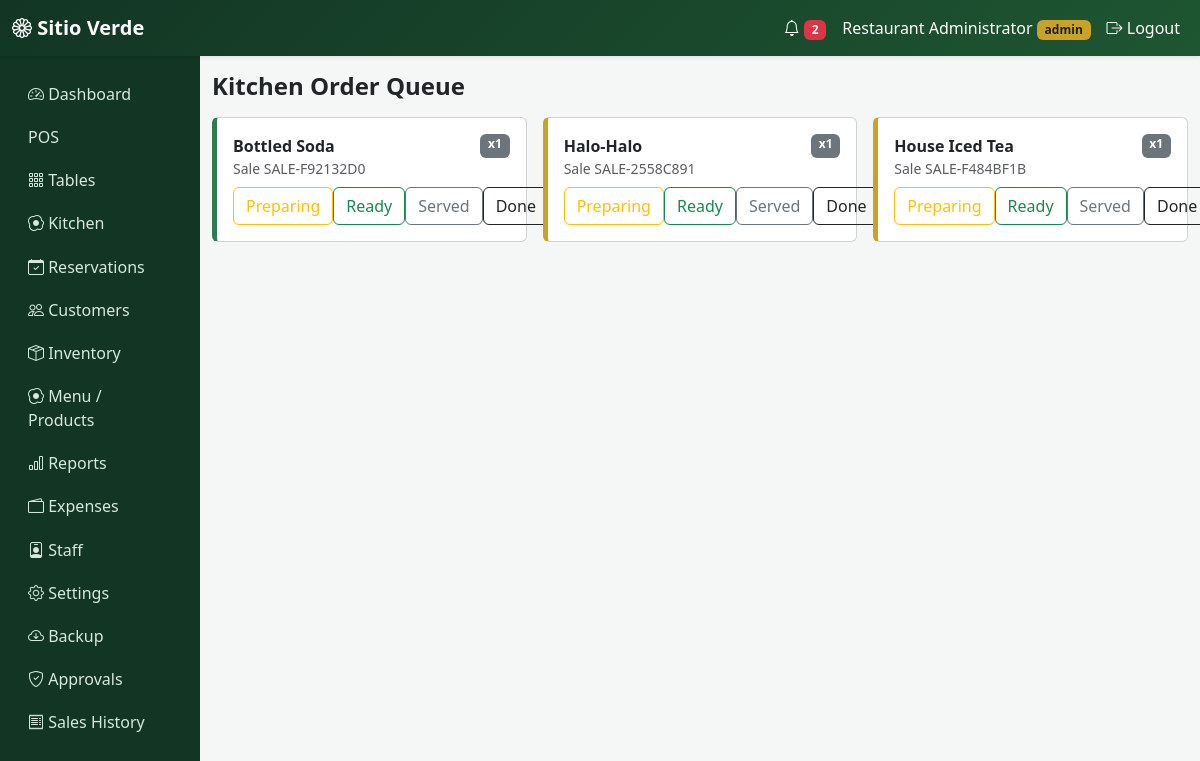
Screenshot of /kitchen/ (signed in) with the database file from the repository.
### app/models.py (models this page shows, shortened)
class User(db.Model, UserMixin):
    id = db.Column(db.Integer, primary_key=True)
    username = db.Column(db.String(64), unique=True, nullable=False)
    password_hash = db.Column(db.String(256), nullable=False)
    role = db.Column(db.String(20), default="staff", nullable=False)  # admin | staff
    name = db.Column(db.String(120))
    active = db.Column(db.Boolean, default=True)
    created_at = db.Column(db.DateTime, default=datetime.utcnow)
    def is_admin(self):
        return self.role == "admin"

class SaleItem(db.Model):
    id = db.Column(db.Integer, primary_key=True)
    sale_id = db.Column(db.Integer, db.ForeignKey("sale.id"))
    product_id = db.Column(db.Integer, db.ForeignKey("product.id"))
    product_name = db.Column(db.String(120))
    quantity = db.Column(db.Integer, default=1)
    price = db.Column(db.Float)
    line_total = db.Column(db.Float, default=0)
    is_senior_pwd = db.Column(db.Boolean, default=False)  # per-line discount flag
    is_buffet = db.Column(db.Boolean, default=False)
    buffet_adult = db.Column(db.Integer, default=0)
    buffet_senior = db.Column(db.Integer, default=0)
    buffet_pwd = db.Column(db.Integer, default=0)
    buffet_kids = db.Column(db.Integer, default=0)
    buffet_free = db.Column(db.Integer, default=0)
    kitchen_status = db.Column(db.String(20), default="preparing")

class Sale(db.Model):
    id = db.Column(db.Integer, primary_key=True)
    sale_number = db.Column(db.String(20), unique=True, nullable=False)
    customer_id = db.Column(db.Integer, db.ForeignKey("customer.id"))
    customer_name = db.Column(db.String(120))
    is_walkin = db.Column(db.Boolean, default=False)
    queue_number = db.Column(db.String(10))
    table_id = db.Column(db.Integer, db.ForeignKey("restaurant_table.id"))
    reservation_id = db.Column(db.Integer, db.ForeignKey("reservation.id"))
    subtotal = db.Column(db.Float, default=0)
    discount = db.Column(db.Float, default=0)
    discount_type = db.Column(db.String(30), default="none")
    vat = db.Column(db.Float, default=0)
    total = db.Column(db.Float, default=0)
    amount_tendered = db.Column(db.Float, default=0)
    change = db.Column(db.Float, default=0)
    status = db.Column(db.String(20), default="completed")
    void_reason = db.Column(db.String(255))
    voided_by_id = db.Column(db.Integer, db.ForeignKey("user.id"))
    requires_approval = db.Column(db.Boolean, default=False)
    approved_by_id = db.Column(db.Integer, db.ForeignKey("user.id"))
    cashier_id = db.Column(db.Integer, db.ForeignKey("user.id"))
    created_at = db.Column(db.DateTime, default=datetime.utcnow)
    items = db.relationship(
        "SaleItem", backref="sale", lazy=True, cascade="all, delete-orphan"
    )
    payments = db.relationship(
        "SalePayment", backref="sale", lazy=True, cascade="all, delete-orphan"
    )
    cashier = db.relationship("User", foreign_keys=[cashier_id])
    reservation = db.relationship("Reservation", foreign_keys=[reservation_id])

### app/kitchen/routes.py (the view)
@kitchen.route("/")
@login_required
def queue():
    items = (
        SaleItem.query.join(Sale)
        .filter(Sale.status.in_(["completed", "open"]), SaleItem.kitchen_status != "completed")
        .order_by(Sale.created_at)
        .all()
    )
    return render_template("kitchen/queue.html", items=items)

### app/notifications/helpers.py (called while the page is built)
def unread_notification_count():
    return Notification.query.filter_by(is_read=False).count()

### app/templates/kitchen/queue.html (shortened to what this page needs)
{% extends "base.html" %}
{% block content %}
<h4 class="fw-bold mb-3">Kitchen Order Queue</h4>
<div class="row g-3" id="queueGrid">
{% for i in items %}
  <div class="col-md-4">
    <div class="card kitchen-card status-{{ i.kitchen_status }} p-3">
      <div class="d-flex justify-content-between">
        <strong>{{ i.product_name }}</strong>
        <span class="badge bg-secondary">x{{ i.quantity }}</span>
      </div>
      <small class="text-muted">Sale {{ i.sale.sale_number }} {% if i.sale.table %}&middot; Table {{ i.sale.table.name }}{% endif %}</small>
      <div class="btn-group btn-group-sm mt-2">
        <form method="POST" action="{{ url_for('kitchen.update_status', id=i.id) }}"><button class="btn btn-outline-warning" name="status" value="preparing">Preparing</button></form>
        <form method="POST" action="{{ url_for('kitchen.update_status', id=i.id) }}"><button class="btn btn-outline-success" name="status" value="ready">Ready</button></form>
        <form method="POST" action="{{ url_for('kitchen.update_status', id=i.id) }}"><button class="btn btn-outline-secondary" name="status" value="served">Served</button></form>
        <form method="POST" action="{{ url_for('kitchen.update_status', id=i.id) }}"><button class="btn btn-outline-dark" name="status" value="completed">Done</button></form>
      </div>
    </div>
  </div>
{% else %}
  <p class="text-muted">No active kitchen orders.</p>
{% endfor %}
</div>
{% endblock %}

### app/templates/base.html (shortened to what this page needs)
<!DOCTYPE html>
<html lang="en">
<head>
  <link href="https://cdn.jsdelivr.net/npm/bootstrap@5.3.3/dist/css/bootstrap.min.css" rel="stylesheet">
  <link href="https://cdn.jsdelivr.net/npm/bootstrap-icons@1.11.3/font/bootstrap-icons.css" rel="stylesheet">
  <link href="{{ url_for('static', filename='css/style.css') }}" rel="stylesheet">
</head>
<body>
{% if current_user.is_authenticated %}
<nav class="navbar navbar-expand-lg navbar-sv shadow-sm">
  <div class="container-fluid">
    <a class="navbar-brand fw-bold" href="{{ url_for('main.dashboard') }}"><i class="bi bi-flower1"></i> Sitio Verde</a>
    <div class="collapse navbar-collapse" id="nav1">
      <ul class="navbar-nav ms-auto align-items-lg-center">
        <li class="nav-item">
          <a class="nav-link" href="{{ url_for('notifications.list_notifications') }}">
            <i class="bi bi-bell"></i>
            {% if unread_notifications %}<span class="badge bg-danger">{{ unread_notifications }}</span>{% endif %}
          </a>
        </li>
        <li class="nav-item"><span class="nav-link">{{ current_user.name or current_user.username }} <small class="badge badge-sv">{{ current_user.role }}</small></span></li>
        <li class="nav-item"><a class="nav-link" href="{{ url_for('auth.logout') }}"><i class="bi bi-box-arrow-right"></i> Logout</a></li>
      </ul>
    </div>
  </div>
</nav>
<div class="container-fluid">
  <div class="row">
    <div class="col-lg-2 sidebar py-3 d-none d-lg-block">
      <a href="{{ url_for('main.dashboard') }}"><i class="bi bi-speedometer2"></i> Dashboard</a>
      <a href="{{ url_for('pos.index') }}"> POS</a>
      <a href="{{ url_for('tables_bp.layout') }}"><i class="bi bi-grid-3x3-gap"></i> Tables</a>
      <a href="{{ url_for('kitchen.queue') }}"><i class="bi bi-egg-fried"></i> Kitchen</a>
      <a href="{{ url_for('reservations.list_reservations') }}"><i class="bi bi-calendar-check"></i> Reservations</a>
      <a href="{{ url_for('customers.list_customers') }}"><i class="bi bi-people"></i> Customers</a>
      {% if current_user.is_admin() %}
      <a href="{{ url_for('inventory.list_items') }}"><i class="bi bi-box-seam"></i> Inventory</a>
      <a href="{{ url_for('admin.products') }}"><i class="bi bi-egg-fried"></i> Menu / Products</a>
      <a href="{{ url_for('reports.index') }}"><i class="bi bi-bar-chart"></i> Reports</a>
      <a href="{{ url_for('expenses.list_expenses') }}"><i class="bi bi-wallet2"></i> Expenses</a>
      <a href="{{ url_for('admin.users') }}"><i class="bi bi-person-badge"></i> Staff</a>
      <a href="{{ url_for('admin.settings') }}"><i class="bi bi-gear"></i> Settings</a>
      <a href="{{ url_for('admin.backup') }}"><i class="bi bi-cloud-arrow-down"></i> Backup</a>
      <a href="{{ url_for('pos.approvals') }}"><i class="bi bi-shield-check"></i> Approvals</a>
      {% endif %}
      <a href="{{ url_for('pos.history') }}"><i class="bi bi-receipt"></i> Sales History</a>
    </div>
    <div class="col-lg-10 py-3">
      {% block content %}{% endblock %}
    </div>
  </div>
</div>
{% else %}
  {% block guest_content %}{% endblock %}
{% endif %}
</body>
</html>

### app/static/css/style.css (style rules this page uses)
:root { --sv-green-900: #123524; --sv-green-700: #1e5631; --sv-green-600: #2f7a4f; --sv-green-100: #eaf5ec; --sv-gold: #c9a227; }
body { background: #f4f7f5; font-family: 'Segoe UI', system-ui, sans-serif; }
.navbar-sv { background: linear-gradient(135deg, var(--sv-green-900), var(--sv-green-700)); }
.navbar-sv .nav-link, .navbar-sv .navbar-brand { color: #fff !important; }
.sidebar { background: var(--sv-green-900); min-height: 100vh; }
.sidebar a { color: #d8e8dc; display:block; padding: .6rem 1rem; text-decoration:none; border-radius:6px; }
.badge-sv { background: var(--sv-gold); color:#1e1e1e; }
.kitchen-card { border-left: 5px solid var(--sv-green-600); }
.kitchen-card.status-ready { border-left-color: var(--sv-gold); }

### rows the page displays
User: name "Restaurant Administrator", role "admin"
SaleItem: product_name "Bottled Soda", quantity "1", sale.sale_number "SALE-F92132D0"
SaleItem: product_name "Halo-Halo", quantity "1", sale.sale_number "SALE-2558C891"
SaleItem: product_name "House Iced Tea", quantity "1", sale.sale_number "SALE-F484BF1B"

### other values shown
{{ unread_notifications }} "2"
